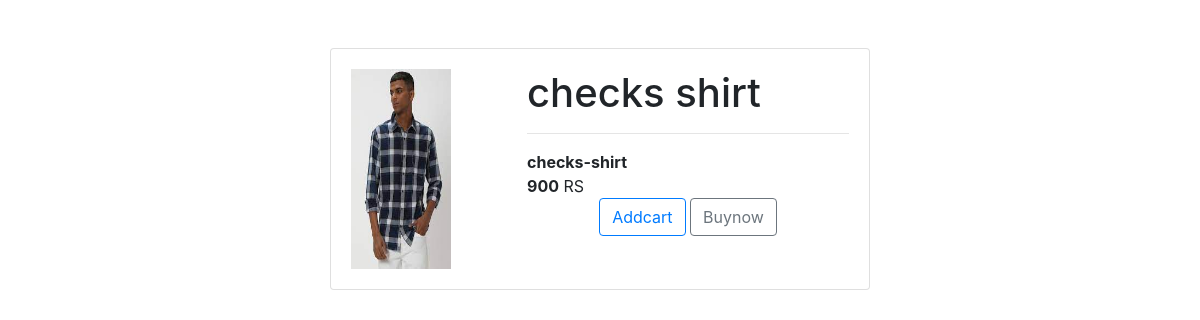
The app's page /product/single/checks shirt with its own data.
### productapp/models.py (models this page shows, shortened)
class product(models.Model):
    category_product=models.ForeignKey(category,on_delete=models.CASCADE)
    product_name=models.CharField(max_length=100)
    product_slug=models.SlugField(max_length=100)
    product_price=models.IntegerField()
    product_image=models.ImageField(upload_to='media')
    stoke=models.IntegerField()
    is_avaliable=models.BooleanField(default=True)
    datetime=models.DateTimeField(auto_now_add=True)
    class Meta:
        verbose_name='product'
        verbose_name_plural='product_content'

### productapp/views.py (the view)
# urls.py: path('single/<str:product_name>',views.single_view,name='single'),
def single_view(request,product_name):
    data1=product.objects.get(product_name=product_name)
    return render(request,'single.html',{'data1':data1})

### productapp/context_processor.py (called while the page is built)
def category_list(request):
    data=category.objects.all()
    return {"links":data}

### templates/single.html (shortened to what this page needs)
<html>
    <head>
        {% include 'cdnlines.html' %}
    </head>
    <body>
       <div class="container mt-5">
        <div class="row">
            <div class="offset-md-3 col-md-6">
            <div class="card">
                <div class="card-body">
                    <div class="row">
                        <div class="col-md-4">
                        <img src="{{data1.product_image.url}}" class="first" alt="">
                        </div>
                        <div class="col-md-8">
                        <h1>{{data1.product_name}}</h1><hr>
                        <strong>{{data1.product_slug}}</strong> <br>
                        <strong>{{data1.product_price}}</strong> RS
                        <div class="text-center">
                        <a href="{% url 'cart_item' data1.id %}" class="btn btn-outline-primary">Addcart</a>
                        <a href="" class="btn btn-outline-secondary">Buynow</a>
                    </div>
                        </div>
                    </div>
                </div>
            </div>
            </div>
        </div>
       </div>
    </body>
</html>

### templates/single.html (style rules this page uses)
.first { width: 100px; height: 200px; }

### records on screen
product: product_image (picture), product_name "checks shirt", product_slug "checks-shirt", product_price "900"
